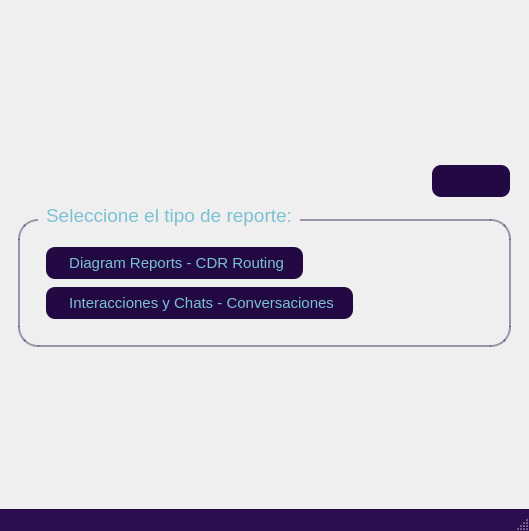
<?xml version="1.0" encoding="UTF-8"?>
<ui version="4.0">
 <class>MainWindow</class>
 <widget class="QMainWindow" name="MainWindow">
  <property name="geometry">
   <rect>
    <x>0</x>
    <y>0</y>
    <width>529</width>
    <height>531</height>
   </rect>
  </property>
  <property name="windowTitle">
   <string>EasyRepSift</string>
  </property>
  <property name="windowIcon">
   <iconset resource="../resources_mainwindow.qrc">
    <normaloff>:/icons/resources/app_logo.png</normaloff>:/icons/resources/app_logo.png</iconset>
  </property>
  <property name="styleSheet">
   <string notr="true">/* Main window background */

QMainWindow, #centralwidget {

/* border-image hace que la imagen se adapte al tamaño de la ventana sin repetirse */

	border-image: url(:/background/resources/background_2.0.png) 0 0 0 0 stretch stretch;

}



/* GroupBox: slightly darker, rounded corners, SEGOE UI, 14pt, white text */

QGroupBox {

    /* Un borde cyan semitransparente da un efecto cristal muy moderno */
    border: 2px solid rgba(34, 9, 67, 0.4); 
    border-radius: 20px; 
    margin-top: 15px;    
    padding: 16px; 
    font-family: 'Segoe UI', Segoe, Arial, sans-serif;
    font-size: 14pt;
}



/* GroupBox title: white, bold, with background and padding */

QGroupBox::title {

subcontrol-origin: margin;

subcontrol-position: top left;

left: 20px;

padding: 0 5px 0 5px;

color: #7bc1d4;

font-weight: bold;

font-family: 'Segoe UI', Segoe, Arial, sans-serif;

font-size: 14pt;

border-radius: 10px;

}



/* Frames: transparent to let main bg show through */

QFrame {

background: transparent;

border: none;

}



/* Buttons: only for button1_routing and button2_conversations, white text */

QPushButton#button1_routing, QPushButton#button2_conversations {

font-family: 'Segoe UI', Segoe, Arial, sans-serif;

font-size: 14pt;

color: #fff;

background-color: #7c6fc2;

border-radius: 10px;

padding: 8px 16px;



border: 2px solid transparent;

transition: border 0.2s, box-shadow 0.2s;

}

QPushButton#button1_routing:hover, QPushButton#button2_conversations:hover {
	background-color: #7c6fc2;
    /* Efecto Neón: Cambiamos el color del borde para simular un resplandor cyan */
    border: 2px solid #7bc1d4; 
}
	/*background-color: #625090;
	border: 2px solid #614f90;
	box-shadow: 0 0 0 2px #7bc1d4;
}*/


QPushButton#button1_routing:pressed, QPushButton#button2_conversations:pressed {
    background-color: #220943;
    border: 2px solid #625090;
	padding: 9px 17px 7px 19px;
}

	/*background-color: #6a5fb2;
}*/


/* Other buttons: subtle style, rounded, white text */

QPushButton {

background-color: #220943;

color: #7bc1d4;

border-radius: 10px;

padding: 6px 18px;

font-size: 15px;



border: 2px solid transparent;

transition: border 0.2s, box-shadow 0.2s;

}

QPushButton:hover {
    background-color: #625090;
    color: #ffffff; /* Al pasar el ratón, el texto pasa a blanco para contrastar */
    border: 1px solid #7bc1d4; /* El borde se ilumina */
}

/*background-color: #625090;

border: 2px solid #fff;

box-shadow: 0 0 0 2px #7bc1d4;

}*/

QPushButton:pressed {
    background-color: #2F1651;
    color: #ffffff; /* Al pasar el ratón, el texto pasa a blanco para contrastar */
    border: 1px solid #7bc1d4; /* El borde se ilumina */
	padding: 9px 17px 7px 19px;
}

/*background-color: #6a5fb2;

}*/



/* Labels: white text for headers/footers */

QLabel#logo_header, QLabel#logo_footer {

color: #fff;

font-size: 18px;

font-weight: bold;

}



/* Status bar: match main color, white text */

QStatusBar {

background: #2A0E4F;

color: #7bc1d4;

border-top: 1px solid #220943;

}</string>
  </property>
  <widget class="QWidget" name="centralwidget">
   <layout class="QVBoxLayout" name="verticalLayout">
    <item>
     <widget class="QFrame" name="frame">
      <property name="maximumSize">
       <size>
        <width>16777215</width>
        <height>140</height>
       </size>
      </property>
      <property name="frameShape">
       <enum>QFrame::Shape::StyledPanel</enum>
      </property>
      <property name="frameShadow">
       <enum>QFrame::Shadow::Raised</enum>
      </property>
      <layout class="QVBoxLayout" name="verticalLayout_4"/>
     </widget>
    </item>
    <item>
     <widget class="QFrame" name="frame_2">
      <property name="frameShape">
       <enum>QFrame::Shape::StyledPanel</enum>
      </property>
      <property name="frameShadow">
       <enum>QFrame::Shadow::Raised</enum>
      </property>
      <layout class="QVBoxLayout" name="verticalLayout_2">
       <item alignment="Qt::AlignmentFlag::AlignRight">
        <widget class="QPushButton" name="pushButton">
         <property name="text">
          <string/>
         </property>
         <property name="icon">
          <iconset resource="../resources_mainwindow.qrc">
           <normaloff>:/icons/resources/exit.png</normaloff>:/icons/resources/exit.png</iconset>
         </property>
        </widget>
       </item>
       <item alignment="Qt::AlignmentFlag::AlignTop">
        <widget class="QGroupBox" name="groupBox">
         <property name="font">
          <font>
           <family>Segoe UI</family>
           <pointsize>14</pointsize>
          </font>
         </property>
         <property name="title">
          <string>Seleccione el tipo de reporte:</string>
         </property>
         <layout class="QVBoxLayout" name="verticalLayout_5">
          <item alignment="Qt::AlignmentFlag::AlignLeft|Qt::AlignmentFlag::AlignTop">
           <widget class="QPushButton" name="pushButton_2">
            <property name="statusTip">
             <string>Seleccione el archivo 9. CDR Routing interacciones y chatbots</string>
            </property>
            <property name="layoutDirection">
             <enum>Qt::LayoutDirection::LeftToRight</enum>
            </property>
            <property name="text">
             <string> Diagram Reports - CDR Routing</string>
            </property>
            <property name="icon">
             <iconset resource="../resources_mainwindow.qrc">
              <normaloff>:/icons/resources/folder_open.png</normaloff>:/icons/resources/folder_open.png</iconset>
            </property>
           </widget>
          </item>
          <item alignment="Qt::AlignmentFlag::AlignLeft|Qt::AlignmentFlag::AlignTop">
           <widget class="QPushButton" name="pushButton_3">
            <property name="statusTip">
             <string>Seleccione el archivo 2. Conversaciones</string>
            </property>
            <property name="text">
             <string> Interacciones y Chats - Conversaciones</string>
            </property>
            <property name="icon">
             <iconset resource="../resources_mainwindow.qrc">
              <normaloff>:/icons/resources/folder_open.png</normaloff>:/icons/resources/folder_open.png</iconset>
            </property>
           </widget>
          </item>
         </layout>
        </widget>
       </item>
      </layout>
     </widget>
    </item>
    <item>
     <widget class="QFrame" name="frame_3">
      <property name="maximumSize">
       <size>
        <width>16777215</width>
        <height>100</height>
       </size>
      </property>
      <property name="frameShape">
       <enum>QFrame::Shape::StyledPanel</enum>
      </property>
      <property name="frameShadow">
       <enum>QFrame::Shadow::Raised</enum>
      </property>
      <layout class="QVBoxLayout" name="verticalLayout_3"/>
     </widget>
    </item>
   </layout>
  </widget>
  <widget class="QStatusBar" name="statusbar"/>
 </widget>
 <resources>
  <include location="../resources_mainwindow.qrc"/>
 </resources>
 <connections/>
</ui>
